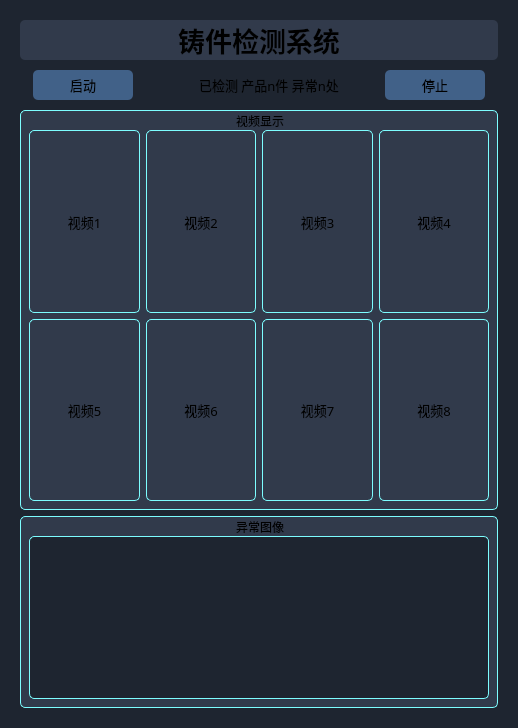
      <widget class="QWidget" name="page">
       <property name="styleSheet">
        <string notr="true">background-color: rgb(30, 37, 48);
border-width: 0px;border-radius:5px;</string>
       </property>
       <layout class="QHBoxLayout" name="horizontalLayout_36">
        <item>
         <widget class="QWidget" name="widget" native="true">
          <property name="styleSheet">
           <string notr="true">background-color: rgb(30, 37, 48);</string>
          </property>
          <layout class="QHBoxLayout" name="horizontalLayout">
           <item>
            <layout class="QVBoxLayout" name="verticalLayout_2" stretch="1,1,10,5">
             <item>
              <widget class="QLabel" name="label_2">
               <property name="enabled">
                <bool>true</bool>
               </property>
               <property name="maximumSize">
                <size>
                 <width>16777215</width>
                 <height>50</height>
                </size>
               </property>
               <property name="font">
                <font>
                 <family>黑体</family>
                 <pointsize>20</pointsize>
                 <weight>75</weight>
                 <italic>false</italic>
                 <bold>true</bold>
                 <underline>false</underline>
                 <strikeout>false</strikeout>
                 <stylestrategy>PreferDefault</stylestrategy>
                 <kerning>true</kerning>
                </font>
               </property>
               <property name="styleSheet">
                <string notr="true">background-color: rgb(49, 58, 75);
broder-width : 0px;border-radius:5px;</string>
               </property>
               <property name="text">
                <string>铸件检测系统</string>
               </property>
               <property name="alignment">
                <set>Qt::AlignCenter</set>
               </property>
              </widget>
             </item>
             <item>
              <layout class="QHBoxLayout" name="horizontalLayout_2">
               <item>
                <widget class="QLabel" name="label">
                 <property name="styleSheet">
                  <string notr="true">broder-width: 0px;</string>
                 </property>
                 <property name="text">
                  <string/>
                 </property>
                </widget>
               </item>
               <item>
                <widget class="QPushButton" name="pushButton_2">
                 <property name="minimumSize">
                  <size>
                   <width>100</width>
                   <height>30</height>
                  </size>
                 </property>
                 <property name="font">
                  <font>
                   <family>黑体</family>
                   <pointsize>10</pointsize>
                  </font>
                 </property>
                 <property name="styleSheet">
                  <string notr="true">background-color: rgb(65, 97, 136);
border-radius:5px;</string>
                 </property>
                 <property name="text">
                  <string>启动</string>
                 </property>
                </widget>
               </item>
               <item>
                <spacer name="horizontalSpacer">
                 <property name="orientation">
                  <enum>Qt::Horizontal</enum>
                 </property>
                 <property name="sizeHint" stdset="0">
                  <size>
                   <width>60</width>
                   <height>20</height>
                  </size>
                 </property>
                </spacer>
               </item>
               <item>
                <widget class="QLabel" name="label_14">
                 <property name="font">
                  <font>
                   <family>黑体</family>
                   <pointsize>10</pointsize>
                  </font>
                 </property>
                 <property name="text">
                  <string>已检测 产品n件 异常n处</string>
                 </property>
                </widget>
               </item>
               <item>
                <spacer name="horizontalSpacer_29">
                 <property name="orientation">
                  <enum>Qt::Horizontal</enum>
                 </property>
                 <property name="sizeHint" stdset="0">
                  <size>
                   <width>40</width>
                   <height>20</height>
                  </size>
                 </property>
                </spacer>
               </item>
               <item>
                <widget class="QPushButton" name="pushButton_15">
                 <property name="minimumSize">
                  <size>
                   <width>100</width>
                   <height>30</height>
                  </size>
                 </property>
                 <property name="font">
                  <font>
                   <family>黑体</family>
                   <pointsize>10</pointsize>
                  </font>
                 </property>
                 <property name="styleSheet">
                  <string notr="true">background-color: rgb(65, 97, 136);border-radius:5px;</string>
                 </property>
                 <property name="text">
                  <string>停止</string>
                 </property>
                </widget>
               </item>
               <item>
                <widget class="QLabel" name="label_13">
                 <property name="text">
                  <string/>
                 </property>
                </widget>
               </item>
              </layout>
             </item>
             <item>
              <widget class="QGroupBox" name="groupBox_2">
               <property name="minimumSize">
                <size>
                 <width>200</width>
                 <height>400</height>
                </size>
               </property>
               <property name="font">
                <font>
                 <family>黑体</family>
                </font>
               </property>
               <property name="styleSheet">
                <string notr="true">background-color: rgb(49, 58, 75);
border-color: rgb(125, 253, 255);
border-style: solid;
border-width: 1px;border-radius:5px;</string>
               </property>
               <property name="title">
                <string>视频显示</string>
               </property>
               <property name="alignment">
                <set>Qt::AlignBottom|Qt::AlignHCenter</set>
               </property>
               <property name="flat">
                <bool>false</bool>
               </property>
               <property name="checkable">
                <bool>false</bool>
               </property>
               <layout class="QVBoxLayout" name="verticalLayout_10" stretch="0">
                <property name="spacing">
                 <number>6</number>
                </property>
                <property name="sizeConstraint">
                 <enum>QLayout::SetNoConstraint</enum>
                </property>
                <property name="leftMargin">
                 <number>9</number>
                </property>
                <property name="topMargin">
                 <number>20</number>
                </property>
                <item>
                 <layout class="QGridLayout" name="gridLayout">
                  <item row="0" column="1">
                   <widget class="QLabel" name="label_6">
                    <property name="font">
                     <font>
                      <family>黑体</family>
                      <pointsize>10</pointsize>
                     </font>
                    </property>
                    <property name="styleSheet">
                     <string notr="true">border-color: rgb(125, 253, 255);</string>
                    </property>
                    <property name="text">
                     <string>视频2</string>
                    </property>
                    <property name="scaledContents">
                     <bool>true</bool>
                    </property>
                    <property name="alignment">
                     <set>Qt::AlignCenter</set>
                    </property>
                   </widget>
                  </item>
                  <item row="1" column="1">
                   <widget class="QLabel" name="label_10">
                    <property name="font">
                     <font>
                      <family>黑体</family>
                      <pointsize>10</pointsize>
                     </font>
                    </property>
                    <property name="styleSheet">
                     <string notr="true">border-color: rgb(125, 253, 255);</string>
                    </property>
                    <property name="text">
                     <string>视频6</string>
                    </property>
                    <property name="scaledContents">
                     <bool>true</bool>
                    </property>
                    <property name="alignment">
                     <set>Qt::AlignCenter</set>
                    </property>
                   </widget>
                  </item>
                  <item row="1" column="4">
                   <widget class="QLabel" name="label_12">
                    <property name="font">
                     <font>
                      <family>黑体</family>
                      <pointsize>10</pointsize>
                     </font>
                    </property>
                    <property name="styleSheet">
                     <string notr="true">border-color: rgb(125, 253, 255);</string>
                    </property>
                    <property name="text">
                     <string>视频8</string>
                    </property>
                    <property name="scaledContents">
                     <bool>true</bool>
                    </property>
                    <property name="alignment">
                     <set>Qt::AlignCenter</set>
                    </property>
                   </widget>
                  </item>
                  <item row="0" column="0">
                   <widget class="QLabel" name="label_5">
                    <property name="font">
                     <font>
                      <family>黑体</family>
                      <pointsize>10</pointsize>
                     </font>
                    </property>
                    <property name="styleSheet">
                     <string notr="true">background-color: rgb(49, 58, 75);</string>
                    </property>
                    <property name="frameShape">
                     <enum>QFrame::StyledPanel</enum>
                    </property>
                    <property name="frameShadow">
                     <enum>QFrame::Raised</enum>
                    </property>
                    <property name="lineWidth">
                     <number>4</number>
                    </property>
                    <property name="midLineWidth">
                     <number>0</number>
                    </property>
                    <property name="text">
                     <string>视频1</string>
                    </property>
                    <property name="scaledContents">
                     <bool>true</bool>
                    </property>
                    <property name="alignment">
                     <set>Qt::AlignCenter</set>
                    </property>
                   </widget>
                  </item>
                  <item row="1" column="0">
                   <widget class="QLabel" name="label_9">
                    <property name="font">
                     <font>
                      <family>黑体</family>
                      <pointsize>10</pointsize>
                     </font>
                    </property>
                    <property name="styleSheet">
                     <string notr="true">border-color: rgb(125, 253, 255);</string>
                    </property>
                    <property name="text">
                     <string>视频5</string>
                    </property>
                    <property name="scaledContents">
                     <bool>true</bool>
                    </property>
                    <property name="alignment">
                     <set>Qt::AlignCenter</set>
                    </property>
                   </widget>
                  </item>
                  <item row="1" column="3">
                   <widget class="QLabel" name="label_11">
                    <property name="font">
                     <font>
                      <family>黑体</family>
                      <pointsize>10</pointsize>
                     </font>
                    </property>
                    <property name="styleSheet">
                     <string notr="true">border-color: rgb(125, 253, 255);</string>
                    </property>
                    <property name="text">
                     <string>视频7</string>
                    </property>
                    <property name="scaledContents">
                     <bool>true</bool>
                    </property>
                    <property name="alignment">
                     <set>Qt::AlignCenter</set>
                    </property>
                   </widget>
                  </item>
                  <item row="0" column="4">
                   <widget class="QLabel" name="label_8">
                    <property name="font">
                     <font>
                      <family>黑体</family>
                      <pointsize>10</pointsize>
                     </font>
                    </property>
                    <property name="styleSheet">
                     <string notr="true">border-color: rgb(125, 253, 255);</string>
                    </property>
                    <property name="text">
                     <string>视频4</string>
                    </property>
                    <property name="scaledContents">
                     <bool>true</bool>
                    </property>
                    <property name="alignment">
                     <set>Qt::AlignCenter</set>
                    </property>
                   </widget>
                  </item>
                  <item row="0" column="3">
                   <widget class="QLabel" name="label_7">
                    <property name="font">
                     <font>
                      <family>黑体</family>
                      <pointsize>10</pointsize>
                      <weight>50</weight>
                      <bold>false</bold>
                     </font>
                    </property>
                    <property name="styleSheet">
                     <string notr="true">border-color: rgb(125, 253, 255);</string>
                    </property>
                    <property name="text">
                     <string>视频3</string>
                    </property>
                    <property name="scaledContents">
                     <bool>true</bool>
                    </property>
                    <property name="alignment">
                     <set>Qt::AlignCenter</set>
                    </property>
                   </widget>
                  </item>
                 </layout>
                </item>
               </layout>
              </widget>
             </item>
             <item>
              <widget class="QGroupBox" name="groupBox">
               <property name="maximumSize">
                <size>
                 <width>16777215</width>
                 <height>200</height>
                </size>
               </property>
               <property name="font">
                <font>
                 <family>黑体</family>
                </font>
               </property>
               <property name="contextMenuPolicy">
                <enum>Qt::DefaultContextMenu</enum>
               </property>
               <property name="layoutDirection">
                <enum>Qt::LeftToRight</enum>
               </property>
               <property name="styleSheet">
                <string notr="true">background-color: rgb(49, 58, 75);
border-color: rgb(125, 253, 255);
border-style: solid;
border-width: 1px;border-radius:5px;</string>
               </property>
               <property name="title">
                <string>异常图像</string>
               </property>
               <property name="alignment">
                <set>Qt::AlignBottom|Qt::AlignHCenter</set>
               </property>
               <property name="flat">
                <bool>false</bool>
               </property>
               <property name="checkable">
                <bool>false</bool>
               </property>
               <layout class="QVBoxLayout" name="verticalLayout_11">
                <property name="topMargin">
                 <number>20</number>
                </property>
                <item>
                 <widget class="QListWidget" name="listWidget">
                  <property name="styleSheet">
                   <string notr="true">background-color: rgb(30, 37, 48);</string>
                  </property>
                  <property name="flow">
                   <enum>QListView::LeftToRight</enum>
                  </property>
                 </widget>
                </item>
               </layout>
              </widget>
             </item>
            </layout>
           </item>
          </layout>
         </widget>
        </item>
       </layout>
      </widget>
